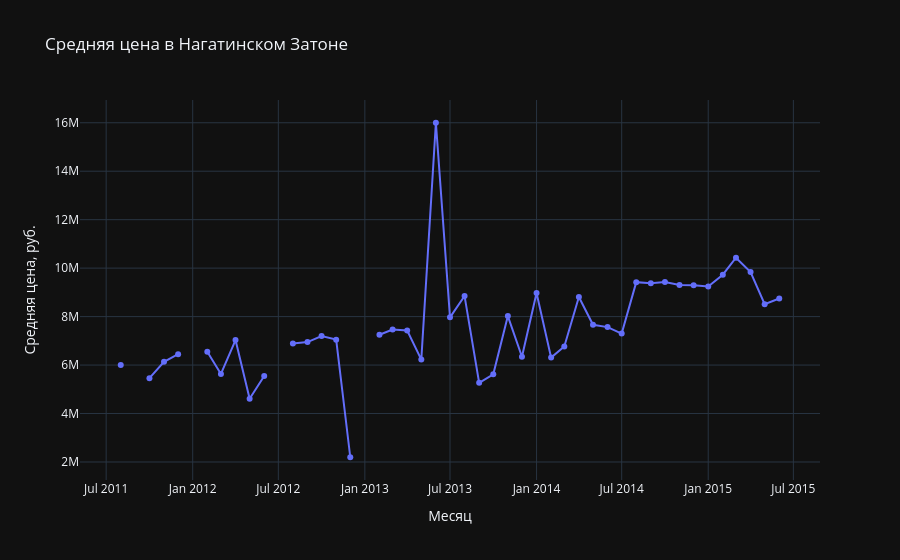

Notebook cell for this chart:
### Markdown cell above
1. Как менялась средняя цена квартиры в Нагатинском Затоне(Nagatinski Zaton) с течением времени

### Code cell
prices = (
    df.loc[df['sub_area'] == 'Nagatinskij Zaton']
    .set_index('timestamp')['price_doc']
    .resample('MS').mean()
)

px.line(
    x=prices.index, y=prices, markers=True,
    title='Средняя цена в Нагатинском Затоне',
    labels={'x': 'Месяц', 'y': 'Средняя цена, руб.'},
).show()
